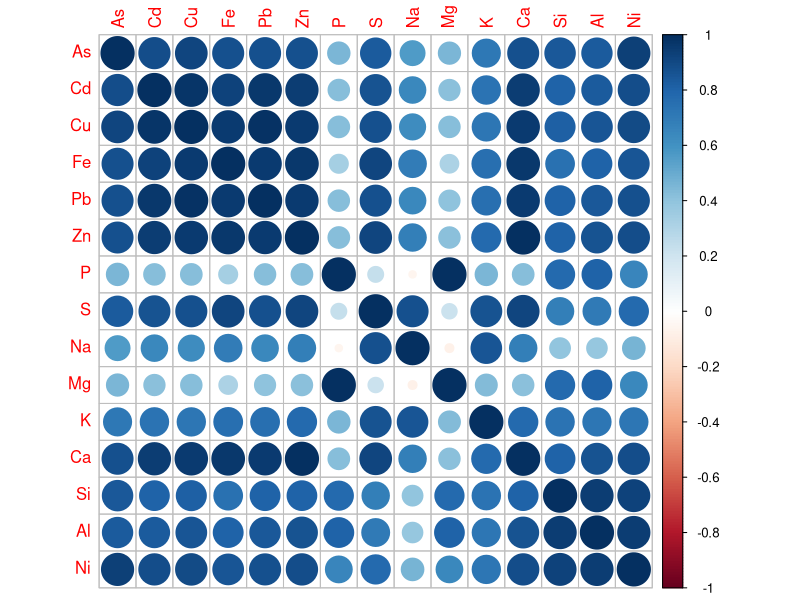
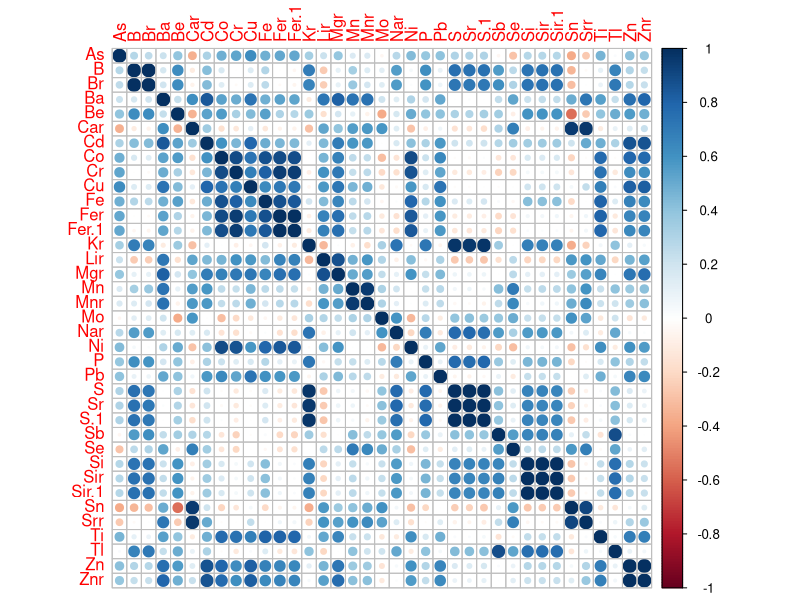
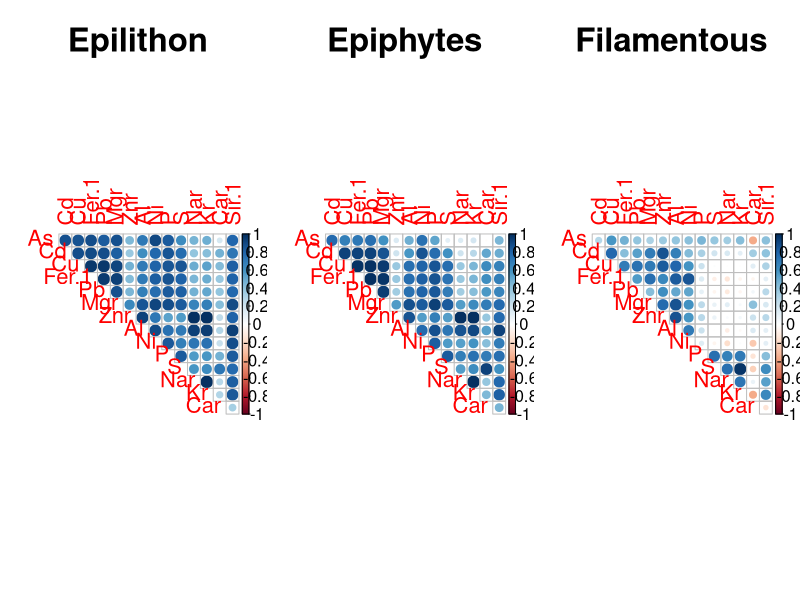

These charts were generated, in order, by the following R code:
library(tidyverse)
library(readr)
library(plyr)
library(dplyr)
library("corrplot")                               # Load corrplot

alldata <- data.frame(read_csv("2_incremental/20220420_STANDING_CROP.csv"))

alldata$SAMPLING_DATE<-as.Date(alldata$SAMPLING_DATE, format = "%m/%d/%Y")

names(alldata)

#Big 5



COR.DF<-as.data.frame(na.omit(alldata[,c(13,19,22,25,35,28,49,34,36,32,26,28,43,11,33)+39]))

names(COR.DF)<- c("As","Cd","Cu","Fe","Pb","Zn","P","S","Na","Mg","K","Ca","Si","Al","Ni")

cor(COR.DF)

corrplot(cor(COR.DF), method = "circle", lwd=2) 

#Alldata

EPIL.COR.DF2 <- alldata[which(alldata$SAMPLE_DESCRIPTOR == "EPIL"),]

EPIP.COR.DF2 <- alldata[which(alldata$SAMPLE_DESCRIPTOR == "EPIP"),]

FILA.COR.DF2 <- alldata[which(alldata$SAMPLE_DESCRIPTOR == "FILA"),]

EPIL.COR.DF2<-as.data.frame(na.omit(EPIL.COR.DF2[,c(13:49)]))

EPIP.COR.DF2<-as.data.frame(na.omit(EPIP.COR.DF2[,c(13:49)]))

FILA.COR.DF2<-as.data.frame(na.omit(FILA.COR.DF2[,c(13:49)]))

#dev.new()

corrplot(cor(FILA.COR.DF2), method = "circle", lwd=2) 

#Selected

EPIL.COR.DF3 <- alldata[which(alldata$SAMPLE_DESCRIPTOR == "EPIL"),]

EPIP.COR.DF3 <- alldata[which(alldata$SAMPLE_DESCRIPTOR == "EPIP"),]

FILA.COR.DF3 <- alldata[which(alldata$SAMPLE_DESCRIPTOR == "FILA"),]


EPIL.COR.DF3<-as.data.frame(na.omit(EPIL.COR.DF3[,c(13,19,22,25,35,28,49,11,33,34,36,32,26,18,43)]))

EPIP.COR.DF3<-as.data.frame(na.omit(EPIP.COR.DF3[,c(13,19,22,25,35,28,49,11,33,34,36,32,26,18,43)]))

FILA.COR.DF3<-as.data.frame(na.omit(FILA.COR.DF3[,c(13,19,22,25,35,28,49,11,33,34,36,32,26,18,43)]))



dev.new()

par(mfrow = c(1,3), mar = c(2, 4, 4, 2))

EPIL.TEST<-cor.mtest(EPIL.COR.DF3)

corrplot(cor(EPIL.COR.DF3), method = "circle", lwd=2, tl.cex = 2, cl.cex=1.5, cex.main=3, sig.level = 0.05, insig = "blank", 
         mar=c(0,0,0,0), title="\n\n Epilithon", diag=FALSE, order = "original", type="upper", col.lim=c(-1,1)) 

corrplot(cor(EPIP.COR.DF3), method = "circle", lwd=2, tl.cex = 2, cl.cex=1.5, cex.main=3, sig.level = 0.05, insig = "blank", 
         mar=c(0,0,0,0), title="\n\n Epiphytes", diag=FALSE, order = "original", type="upper", col.lim=c(-1,1)) 

corrplot(cor(FILA.COR.DF3), method = "circle", lwd=2, tl.cex = 2, cl.cex=1.5, cex.main=3, sig.level = 0.05, insig = "blank", 
         mar=c(0,0,0,0), title="\n\n Filamentous", diag=FALSE, order = "original", type="upper", col.lim=c(-1,1)) 

cor(EPIL.COR.DF3)
cor(EPIP.COR.DF3)
cor(FILA.COR.DF3)
